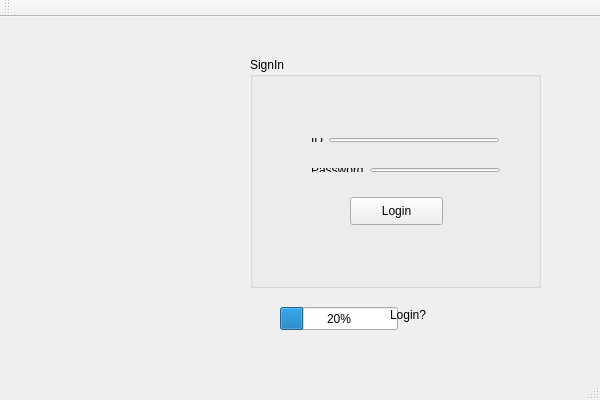
<?xml version="1.0" encoding="UTF-8"?>
<ui version="4.0">
 <class>login_QtClass</class>
 <widget class="QMainWindow" name="login_QtClass">
  <property name="geometry">
   <rect>
    <x>0</x>
    <y>0</y>
    <width>600</width>
    <height>400</height>
   </rect>
  </property>
  <property name="windowTitle">
   <string>login_Qt</string>
  </property>
  <widget class="QWidget" name="centralWidget">
   <widget class="QGroupBox" name="groupBox">
    <property name="geometry">
     <rect>
      <x>250</x>
      <y>40</y>
      <width>291</width>
      <height>231</height>
     </rect>
    </property>
    <property name="title">
     <string>SignIn</string>
    </property>
    <widget class="QPushButton" name="pushButton_login">
     <property name="geometry">
      <rect>
       <x>100</x>
       <y>140</y>
       <width>93</width>
       <height>28</height>
      </rect>
     </property>
     <property name="text">
      <string>Login</string>
     </property>
    </widget>
    <widget class="QWidget" name="layoutWidget">
     <property name="geometry">
      <rect>
       <x>50</x>
       <y>70</y>
       <width>210</width>
       <height>26</height>
      </rect>
     </property>
     <layout class="QHBoxLayout" name="horizontalLayout">
      <item>
       <widget class="QLabel" name="label">
        <property name="text">
         <string>ID</string>
        </property>
       </widget>
      </item>
      <item>
       <widget class="QLineEdit" name="lineEdit_ID"/>
      </item>
     </layout>
    </widget>
    <widget class="QWidget" name="layoutWidget">
     <property name="geometry">
      <rect>
       <x>50</x>
       <y>100</y>
       <width>211</width>
       <height>26</height>
      </rect>
     </property>
     <layout class="QHBoxLayout" name="horizontalLayout_2">
      <item>
       <widget class="QLabel" name="label_2">
        <property name="text">
         <string>Password</string>
        </property>
       </widget>
      </item>
      <item>
       <widget class="QLineEdit" name="lineEdit_password">
        <property name="echoMode">
         <enum>QLineEdit::Password</enum>
        </property>
       </widget>
      </item>
     </layout>
    </widget>
   </widget>
   <widget class="QLabel" name="label_pix">
    <property name="geometry">
     <rect>
      <x>10</x>
      <y>50</y>
      <width>231</width>
      <height>181</height>
     </rect>
    </property>
    <property name="text">
     <string/>
    </property>
   </widget>
   <widget class="QProgressBar" name="progressBar">
    <property name="geometry">
     <rect>
      <x>280</x>
      <y>290</y>
      <width>118</width>
      <height>23</height>
     </rect>
    </property>
    <property name="value">
     <number>20</number>
    </property>
   </widget>
   <widget class="QLabel" name="label_3">
    <property name="geometry">
     <rect>
      <x>390</x>
      <y>290</y>
      <width>64</width>
      <height>15</height>
     </rect>
    </property>
    <property name="text">
     <string>Login?</string>
    </property>
   </widget>
  </widget>
  <widget class="QMenuBar" name="menuBar">
   <property name="geometry">
    <rect>
     <x>0</x>
     <y>0</y>
     <width>600</width>
     <height>26</height>
    </rect>
   </property>
  </widget>
  <widget class="QToolBar" name="mainToolBar">
   <attribute name="toolBarArea">
    <enum>TopToolBarArea</enum>
   </attribute>
   <attribute name="toolBarBreak">
    <bool>false</bool>
   </attribute>
  </widget>
  <widget class="QStatusBar" name="statusBar"/>
 </widget>
 <layoutdefault spacing="6" margin="11"/>
 <resources>
  <include location="login_Qt.qrc"/>
 </resources>
 <connections>
  <connection>
   <sender>pushButton_login</sender>
   <signal>clicked()</signal>
   <receiver>login_QtClass</receiver>
   <slot>pushButton_clicked()</slot>
   <hints>
    <hint type="sourcelabel">
     <x>396</x>
     <y>232</y>
    </hint>
    <hint type="destinationlabel">
     <x>401</x>
     <y>325</y>
    </hint>
   </hints>
  </connection>
 </connections>
 <slots>
  <slot>pushButton_clicked()</slot>
 </slots>
</ui>
